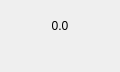
<?xml version="1.0" encoding="UTF-8"?>
<ui version="4.0">
 <class>TipLabel</class>
 <widget class="QWidget" name="TipLabel">
  <property name="geometry">
   <rect>
    <x>0</x>
    <y>0</y>
    <width>120</width>
    <height>60</height>
   </rect>
  </property>
  <property name="windowTitle">
   <string>Form</string>
  </property>
  <layout class="QVBoxLayout" name="verticalLayout">
   <item>
    <widget class="QLabel" name="value_label">
     <property name="minimumSize">
      <size>
       <width>0</width>
       <height>30</height>
      </size>
     </property>
     <property name="text">
      <string>0.0</string>
     </property>
     <property name="alignment">
      <set>Qt::AlignCenter</set>
     </property>
    </widget>
   </item>
   <item>
    <widget class="QLabel" name="tip_label">
     <property name="text">
      <string/>
     </property>
     <property name="alignment">
      <set>Qt::AlignCenter</set>
     </property>
    </widget>
   </item>
  </layout>
 </widget>
 <resources/>
 <connections/>
</ui>
